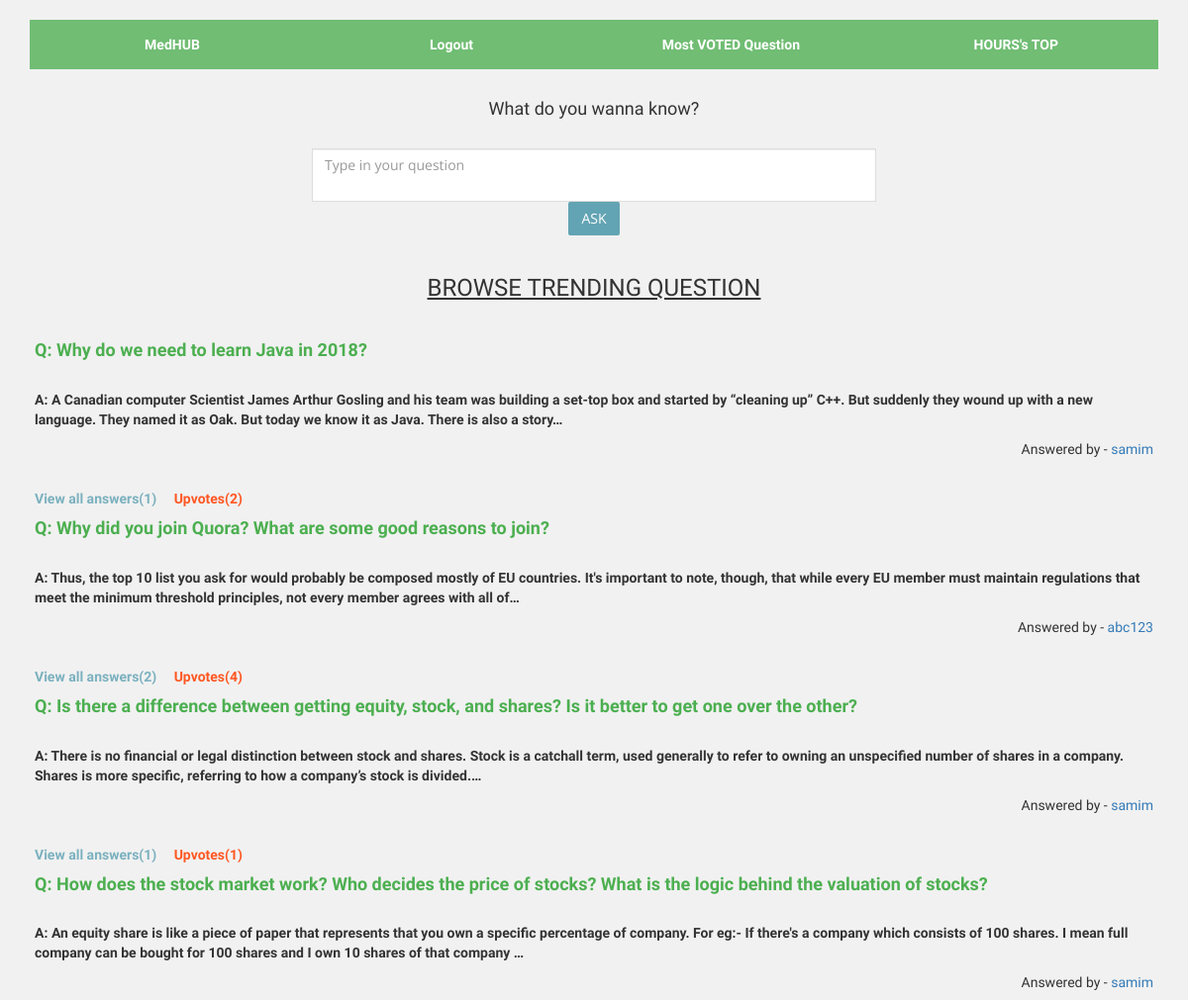
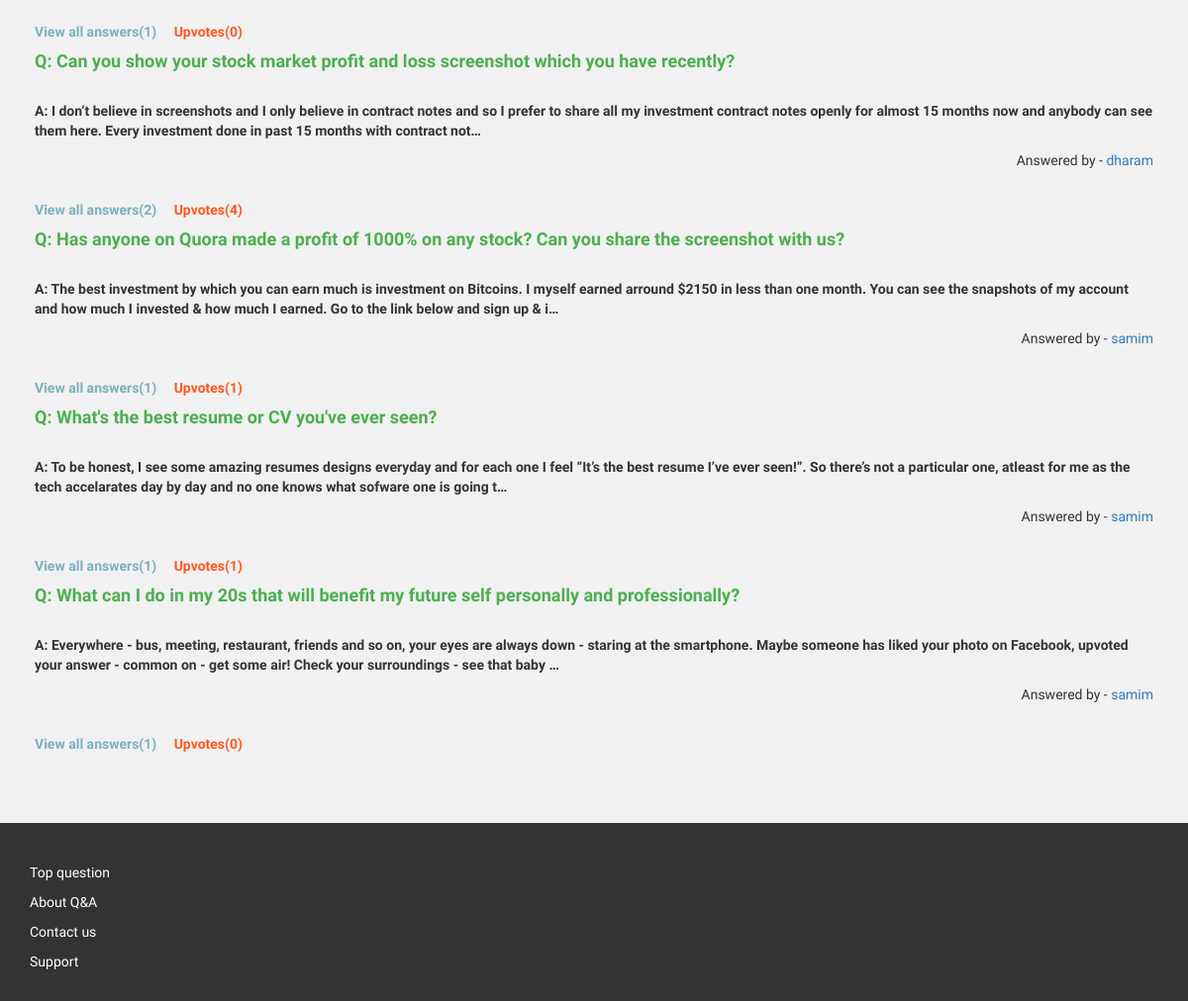
The app's page / (signed in) with its own data (2 pictures, top to bottom).
### qna/models.py (models this page shows, shortened)
class Question(models.Model):
	title = models.TextField()
	detail = models.TextField(blank=True, null=True)
	question_by = models.ForeignKey(User, default=1, related_name='question_by', blank=True, null=True)
	time = models.DateTimeField(auto_now = True)
	class Meta:
		ordering = ["-time"]

class Answer(models.Model):
	answer_by = models.ForeignKey(User, default=1, related_name='answer_by', blank=True, null=True)
	question_name = models.ForeignKey(Question, on_delete = models.CASCADE, related_name='question_name', blank=True, null=True)
	detail = models.TextField()
	time = models.DateTimeField(auto_now = True)
	def __str__(self):
		return self.detail
	class Meta:
		ordering = ["-time"]

### qna/views.py (the view, shortened to what this page needs)
# urls.py: url(r'^$', home, name="home"),
def home(request):
	if request.user.is_authenticated():
		context = {}
		form = QuestionForm(request.POST or None)
		context['form'] = form
		question_list = Question.objects.all()
		page = request.GET.get('page', 1)
		paginator = Paginator(question_list, 9)
		try:
			question_list = paginator.page(page)
		except PageNotAnInteger:
			question_list = paginator.page(1)
		except EmptyPge:
			question_list = paginator.page(paginator.num_pages)
		context['question_list'] = question_list
		return render(request, 'body/homeloggedin.html', context)
	return render(request, 'body/home.html', {})

### qna/forms.py (shortened to what this page needs)
class QuestionForm(forms.Form):
    title = forms.CharField(widget = forms.Textarea(
        attrs = {'rows': '2',
                'class': 'form-control bordr',
                'placeholder': 'Type in your question',}),
        error_messages={'required': 'You cannot ask an empty question!!'})

### qna/templates/body/homeloggedin.html (shortened to what this page needs)
{% extends 'nav/nav.html' %}
{% block content %}
<br>
<div class="row marginfit">
	<div class="text-center">
	<h4> What do you wanna know?</h4>
	<br>
		<form method="post">
			{{ form.title }}
			<button class="btn btn-primary" type="submit">ASK</button>
		</form>
	</div>
</div>
<br>
<div class="row">
<h3 style="text-align: center; text-decoration: underline;">BROWSE TRENDING QUESTION</h3>
<br>
	{% for question in question_list %}
	<div style="margin-left: 20px; margin-right: 20px;">
	<h4><a href="{% url 'question' question.id %}" style="color: #4caf50; font-weight: bold; font-family: 'Varela Round', sans-serif;">Q: {{ question.title }}</a></h4>
	<br>{% if question.question_name.first != None %}
	<p><strong>A: {{ question.question_name.first|truncatechars:250 }}</strong></p>
	<p style="text-align: right;">Answered by - <a href="{% url 'profile' question.question_name.first.answer_by.username %}">{{ question.question_name.first.answer_by.username }}</p>
	{% endif %}
	<br>
	<p><a href="{% url 'question' question.id %}" style="color: #63a4b4d4;"><strong>View all answers({{ question.question_name.count }})</strong></a> &nbsp &nbsp <a style="color: #ff5722; font-style: bold; text-decoration: none;">
	<strong>Upvotes({{ question.upvoted_question.count }})</strong></a> </p>
	</div>
	{% endfor %}
</div>
{% endblock %}

### qna/static/css/style.css (style rules this page uses)
.bordr { border: 1px solid #ddd; }

### qna/static/css/justified-nav.css (style rules this page uses)
body { padding-top: 20px; }

### qna/templates/nav/nav.html (style rules this page uses)
p,h1,h2,h3,h4,h5,a { font-family: 'Varela Round', sans-serif; }

### qna/templates/body/homeloggedin.html (style rules this page uses)
.marginfit { margin-left: auto; margin-right: auto; width: 50%; }

### records on screen
Question: title "Why do we need to learn Java in 2018?", question_name.first "A Canadian computer Scientist James Arthur Gosling and his team was building a set-top box and started by “cleaning up” C++. But suddenly they wound up with a new language. They named it as Oak. But today we know it as Java. There is also a story…", question_name.first.answer_by.username "samim", question_name.count "1", upvoted_question.count "2"
Question: title "Why did you join Quora? What are some good reasons to join?", question_name.first "Thus, the top 10 list you ask for would probably be composed mostly of EU countries. It's important to note, though, that while every EU member must maintain regulations that meet the minimum threshold principles, not every member agrees with all of…", question_name.first.answer_by.username "abc123", question_name.count "2", upvoted_question.count "4"
Question: title "Is there a difference between getting equity, stock, and shares? Is it better to get one over the other?", question_name.first "There is no financial or legal distinction between stock and shares. Stock is a catchall term, used generally to refer to owning an unspecified number of shares in a company. Shares is more specific, referring to how a company’s stock is divided.…", question_name.first.answer_by.username "samim", question_name.count "1", upvoted_question.count "1"
Question: title "How does the stock market work? Who decides the price of stocks? What is the logic behind the valuation of stocks?", question_name.first "An equity share is like a piece of paper that represents that you own a specific percentage of company. For eg:- If there's a company which consists of 100 shares. I mean full company can be bought for 100 shares and I own 10 shares of that company …", question_name.first.answer_by.username "samim", question_name.count "1", upvoted_question.count "0"
Question: title "Can you show your stock market profit and loss screenshot which you have recently?", question_name.first "I don’t believe in screenshots and I only believe in contract notes and so I prefer to share all my investment contract notes openly for almost 15 months now and anybody can see them here. Every investment done in past 15 months with contract not…", question_name.first.answer_by.username "dharam", question_name.count "2", upvoted_question.count "4"
Question: title "Has anyone on Quora made a profit of 1000% on any stock? Can you share the screenshot with us?", question_name.first "The best investment by which you can earn much is investment on Bitcoins. I myself earned arround $2150 in less than one month. You can see the snapshots of my account and how much I invested & how much I earned. Go to the link below and sign up & i…", question_name.first.answer_by.username "samim", question_name.count "1", upvoted_question.count "1"
Question: title "What's the best resume or CV you've ever seen?", question_name.first "To be honest, I see some amazing resumes designs everyday and for each one I feel “It’s the best resume I’ve ever seen!”. So there’s not a particular one, atleast for me as the tech accelarates day by day and no one knows what sofware one is going t…", question_name.first.answer_by.username "samim", question_name.count "1", upvoted_question.count "1"
Question: title "What can I do in my 20s that will benefit my future self personally and professionally?", question_name.first "Everywhere - bus, meeting, restaurant, friends and so on, your eyes are always down - staring at the smartphone. Maybe someone has liked your photo on Facebook, upvoted your answer - common on - get some air! Check your surroundings - see that baby …", question_name.first.answer_by.username "samim", question_name.count "1", upvoted_question.count "0"
